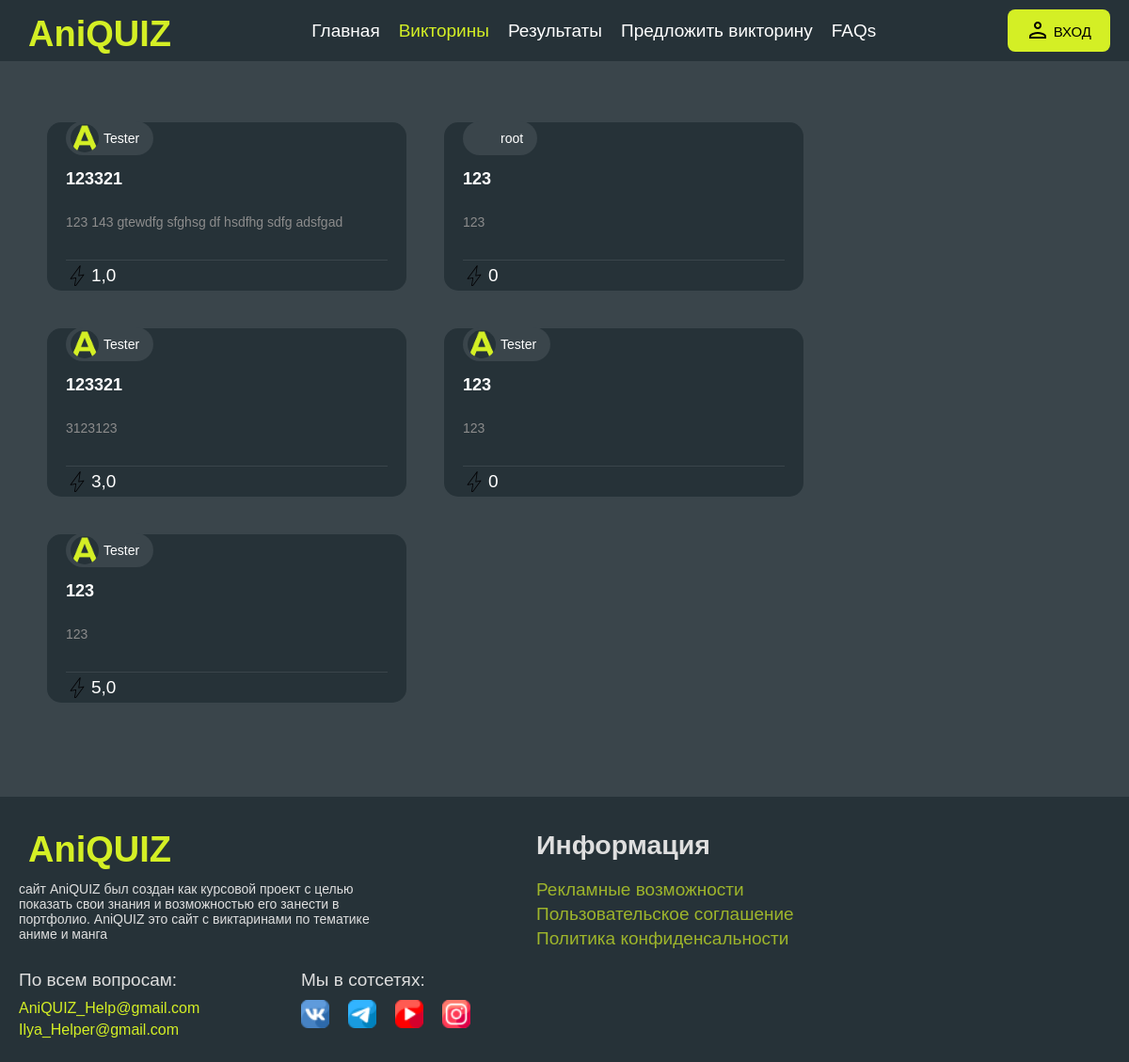
/quiz/watch-all, run on an earlier commit of the app's database.
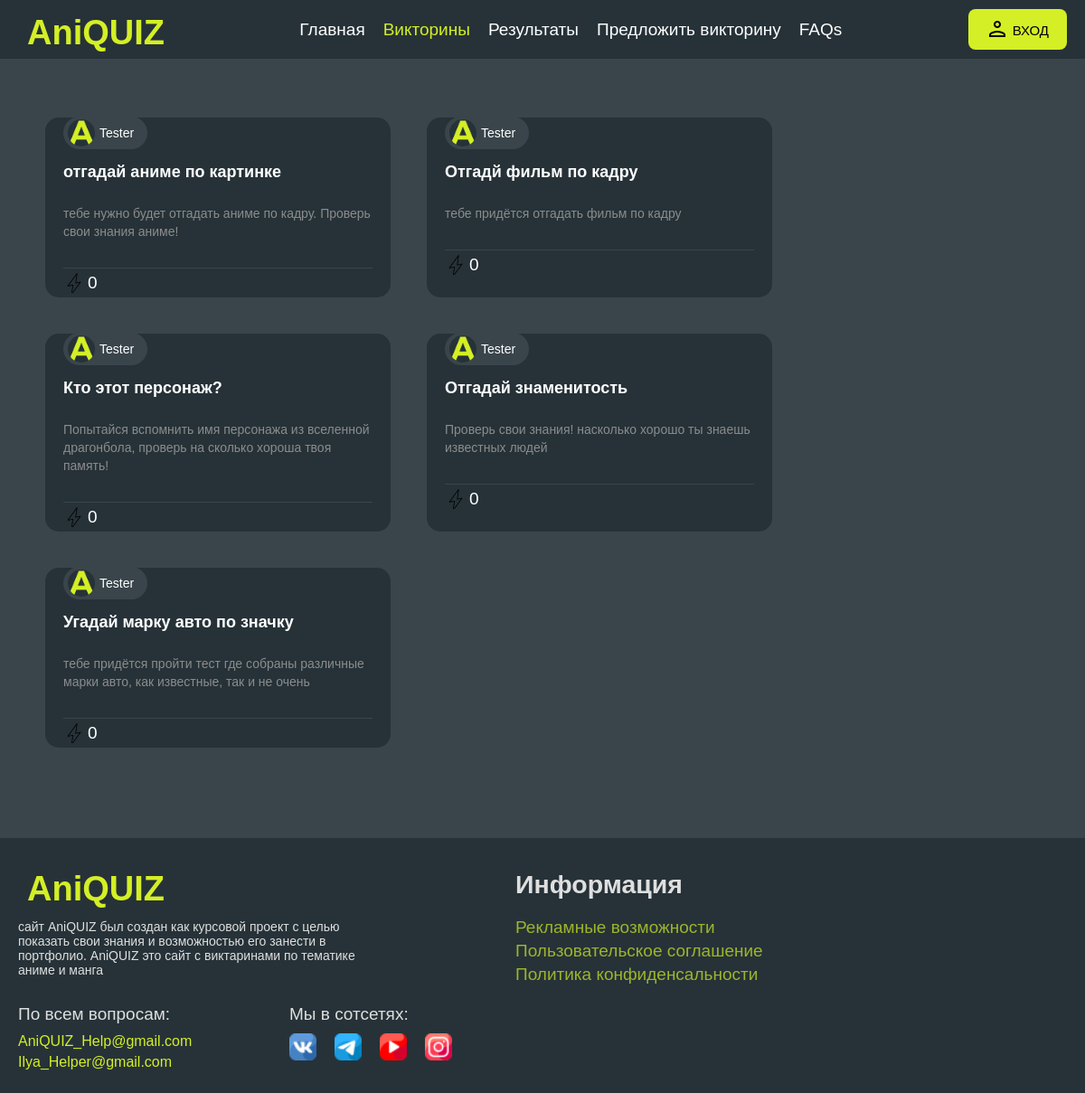
And on a later commit of the database.
### quizs/models.py (models this page shows, shortened)
class Quiz(models.Model):
    title = models.CharField(max_length=128, null=False, default='none')
    description = models.CharField(max_length=254)
    imageScreensaver = models.ImageField(upload_to="static/img/quizs_img/imageScreensavers", null=True, default='static/img/quizs_img/imageScreensavers/47899679c157cb3b7fb73e2134086efb.jpg')
    category = models.ForeignKey(cateory, on_delete=models.CASCADE, null=True, default=1)
    status = models.BooleanField(default=False)
    rating = models.CharField(max_length=128, default="0 0")
    popular = models.IntegerField(default=0)
    user = models.ForeignKey(settings.AUTH_USER_MODEL, on_delete=models.CASCADE)

### user/models.py (models this page shows)
class CustomUser(AbstractUser):
    icon = models.ImageField(upload_to="static/img/user/icon_user", null=True, blank=True,
                             default="static/img/user/icon_user/Standard_icon.png")

### quizs/views.py (the view)
# urls.py: path('quiz/watch-all', views.quizAllView, name='quiz_all'),
def quizAllView(request):
    model = models.Quiz.objects.filter(status=1)
    rating = {}
    for rating_pk in model:
        marks = rating_pk.rating.split()
        try:
            rating[rating_pk.pk] = (round(int(marks[0]) / int(marks[1]), 2))
        except:
            rating[rating_pk.pk] = (0)
    ratingList = []
    for key in rating:
        ratingList.append(rating[key])
    QuizAndRating = dict(pairs=zip(model, ratingList))
    data = {
        'QuizAndRating': QuizAndRating,
        'nav': 'quiz',
    }
    return render(request, 'all_quiz.html', data)

### templates/all_quiz.html (shortened to what this page needs)
{% extends 'base.html' %}
{% load static %}
{% block css %}
    <link rel="stylesheet" href="{% static 'css/all_quiz.css' %}">
{% endblock css %}
{% block content %}
    <div class="block-cards">
        {% for quiz, result in QuizAndRating.pairs %}
            <div class="card">
                <div class="block_card_info">
                    <a href="#" class="author">
                        <span class="avatar" style="background: url(/{{quiz.user.icon}}) round;"></span>
                        <p>{{quiz.user}}</p>
                    </a>
                </div>
                <h3>
                    <a href="{% url 'quiz' quiz.pk %}">{{quiz.title}}</a>
                </h3>
                <p class="discription_card">{{quiz.description}}</p>
                <div class="info_about_card">
                    <div class="card_rating">
                        <span></span>
                        <div>{{result}}</div>
                    </div>
                </div>
            </div>
        {% endfor %}
    </div>
{% endblock content %}

What changed in the data, as far as the page shows it:
removed Quiz: user.icon (picture), user "Tester", title "123321", description "123 143 gtewdfg sfghsg df hsdfhg sdfg adsfgad", result "1,0"
removed Quiz: user "root", title "123", description "123", result "0"
removed Quiz: user.icon (picture), user "Tester", title "123321", description "3123123", result "3,0"
removed Quiz: user.icon (picture), user "Tester", title "123", description "123", result "0"
removed Quiz: user.icon (picture), user "Tester", title "123", description "123", result "5,0"
added Quiz: user.icon (picture), user "Tester", title "отгадай аниме по картинке", description "тебе нужно будет отгадать аниме по кадру. Проверь свои знания аниме!", popular "0"
added Quiz: user.icon (picture), user "Tester", title "Отгадй фильм по кадру", description "тебе придётся отгадать фильм по кадру", popular "0"
added Quiz: user.icon (picture), user "Tester", title "Кто этот персонаж?", description "Попытайся вспомнить имя персонажа из вселенной драгонбола, проверь на сколько хороша твоя память!", popular "0"
added Quiz: user.icon (picture), user "Tester", title "Отгадай знаменитость", description "Проверь свои знания! насколько хорошо ты знаешь известных людей", popular "0"
added Quiz: user.icon (picture), user "Tester", title "Угадай марку авто по значку", description "тебе придётся пройти тест где собраны различные марки авто, как известные, так и не очень", popular "0"
